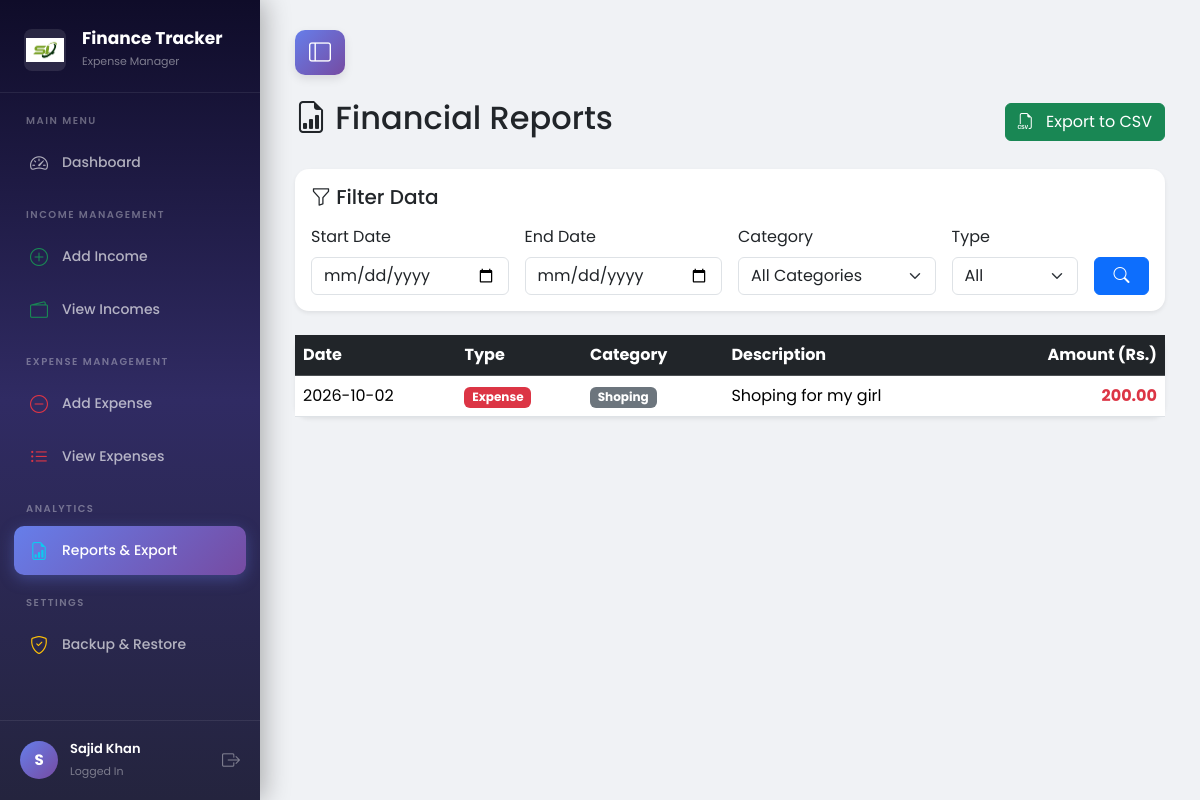
The app's page /reports (signed in) with its own data.
### tables this page shows
CREATE TABLE transactions(
        id INTEGER PRIMARY KEY AUTOINCREMENT,
        user_id INTEGER NOT NULL,
        type TEXT NOT NULL,
        category TEXT NOT NULL,
        amount REAL NOT NULL,
        description TEXT,
        date DATE NOT NULL,
        created_at TIMESTAMP DEFAULT CURRENT_TIMESTAMP,
        FOREIGN KEY (user_id) REFERENCES users(id)
    );

### routes/reports.py (the view, shortened to what this page needs)
@reports.route('/reports', methods=['GET', 'POST'])
def view_reports():
    if 'user_id' not in session:
        return redirect(url_for('auth.login'))
    db = get_db()
    user_id = session['user_id']
    query = "SELECT * FROM transactions WHERE user_id = ? ORDER BY date DESC"
    params = [user_id]
    transactions = db.execute(query, params).fetchall()
    categories_data = db.execute("SELECT DISTINCT category FROM transactions WHERE user_id = ?", (user_id,)).fetchall()
    categories = [row['category'] for row in categories_data]
    return render_template('reports.html', transactions=transactions, categories=categories)

### app.py (called while the page is built)
@app.teardown_appcontext
def shutdown_session(exception=None):
    close_connection(exception)

### models/database.py (called while the page is built)
def get_db():
    db = getattr(g, '_database', None)
    if db is None:
        db = g._database = sqlite3.connect(DATABASE)
        db.row_factory = sqlite3.Row
    return db

def close_connection(exception):
    db = getattr(g, '_database', None)
    if db is not None:
        db.close()

### templates/reports.html (shortened to what this page needs)
{% extends "base.html" %}
{% block content %}
<div class="d-flex justify-content-between align-items-center mb-4">
    <h2><i class="bi bi-file-earmark-bar-graph"></i> Financial Reports</h2>
    <a href="{{ url_for('reports.export_data') }}" class="btn btn-success">
        <i class="bi bi-filetype-csv me-2"></i> Export to CSV
    </a>
</div>
<div class="card mb-4 shadow-sm border-0" style="border-radius: 14px;">
    <div class="card-body">
        <h5 class="card-title mb-3"><i class="bi bi-funnel"></i> Filter Data</h5>
        <form method="POST" class="row g-3">
            <div class="col-md-3">
                <label class="form-label">Start Date</label>
                <input type="date" name="start_date" class="form-control">
            </div>
            <div class="col-md-3">
                <label class="form-label">End Date</label>
                <input type="date" name="end_date" class="form-control">
            </div>
            <div class="col-md-3">
                <label class="form-label">Category</label>
                <select name="category" class="form-select">
                    <option value="all">All Categories</option>
                </select>
            </div>
            <div class="col-md-2">
                <label class="form-label">Type</label>
                <select name="type" class="form-select">
                    <option value="all">All</option>
                </select>
            </div>
            <div class="col-md-1 d-flex align-items-end">
                <button type="submit" class="btn btn-primary w-100"><i class="bi bi-search"></i></button>
            </div>
        </form>
    </div>
</div>
<div class="card shadow-sm border-0" style="border-radius: 14px;">
    <div class="card-body p-0">
        <div class="table-responsive">
            <table class="table table-hover mb-0">
                <thead class="table-dark">
                    <tr>
                        <th>Date</th>
                        <th>Type</th>
                        <th>Category</th>
                        <th>Description</th>
                        <th class="text-end">Amount (Rs.)</th>
                    </tr>
                </thead>
                <tbody>
                    {% for txn in transactions %}
                    <tr>
                        <td>{{ txn['date'] }}</td>
                        <td>
                            {% if txn['type'] == 'income' %}
                                <span class="badge bg-success">Income</span>
                            {% else %}
                                <span class="badge bg-danger">Expense</span>
                            {% endif %}
                        </td>
                        <td><span class="badge bg-secondary">{{ txn['category'] }}</span></td>
                        <td>{{ txn['description'] if txn['description'] else '-' }}</td>
                        <td class="text-end fw-bold {% if txn['type'] == 'income' %}text-success{% else %}text-danger{% endif %}">
                            {{ "%.2f"|format(txn['amount']) }}
                        </td>
                    </tr>
                    {% else %}
                    <tr>
                        <td colspan="5" class="text-center text-muted py-4">No data found for the selected filters.</td>
                    </tr>
                    {% endfor %}
                </tbody>
            </table>
        </div>
    </div>
</div>
{% endblock %}

### templates/base.html (style rules this page uses)
* { font-family: 'Poppins', sans-serif; }
body { background-color: #f0f2f5; margin: 0; overflow-x: hidden; }
.card { border: none; border-radius: 14px; box-shadow: 0 4px 15px rgba(0,0,0,0.06); }

### records on screen
transactions: date "2026-10-02", type "Expense", category "Shoping", description "Shoping for my girl", amount "200.00"

### other values on screen
{{ session.get('user_name', 'U')[0]|upper }} "S"
{{ session.get('user_name') }} "Sajid Khan"
